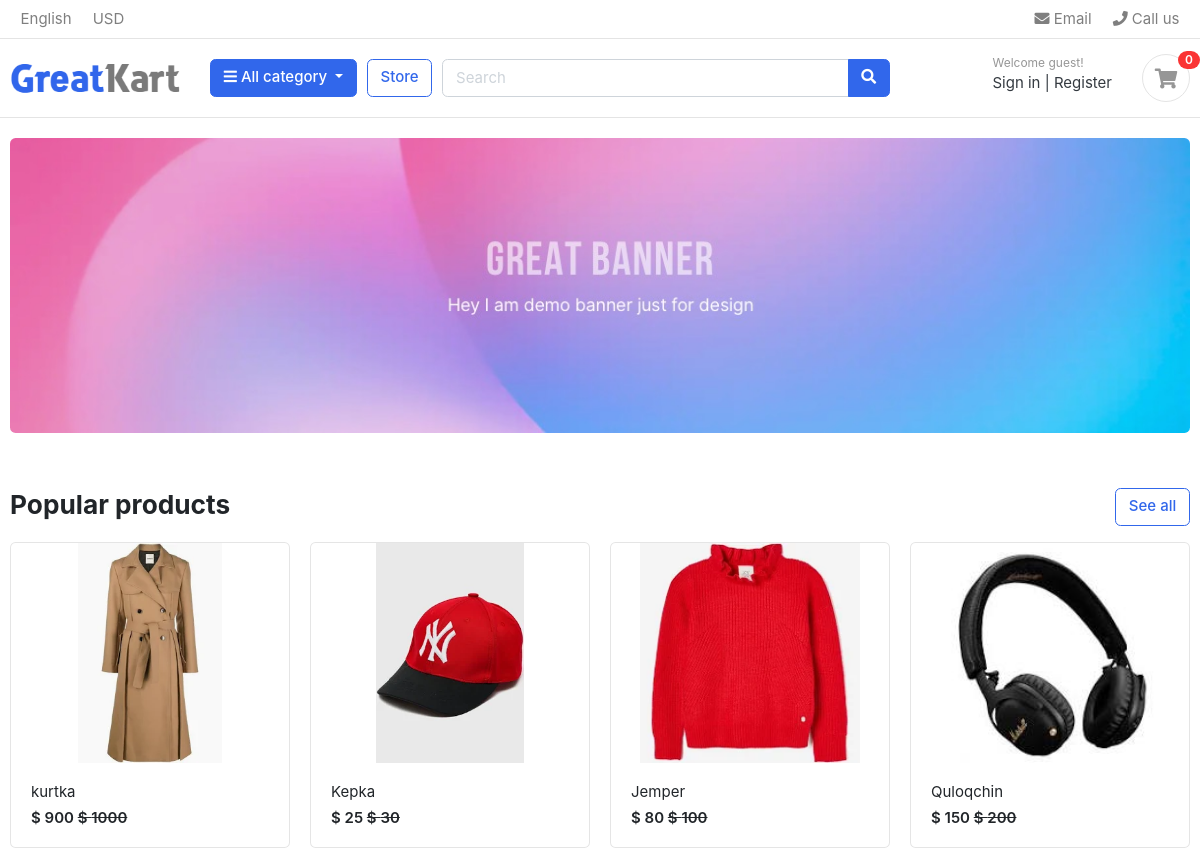
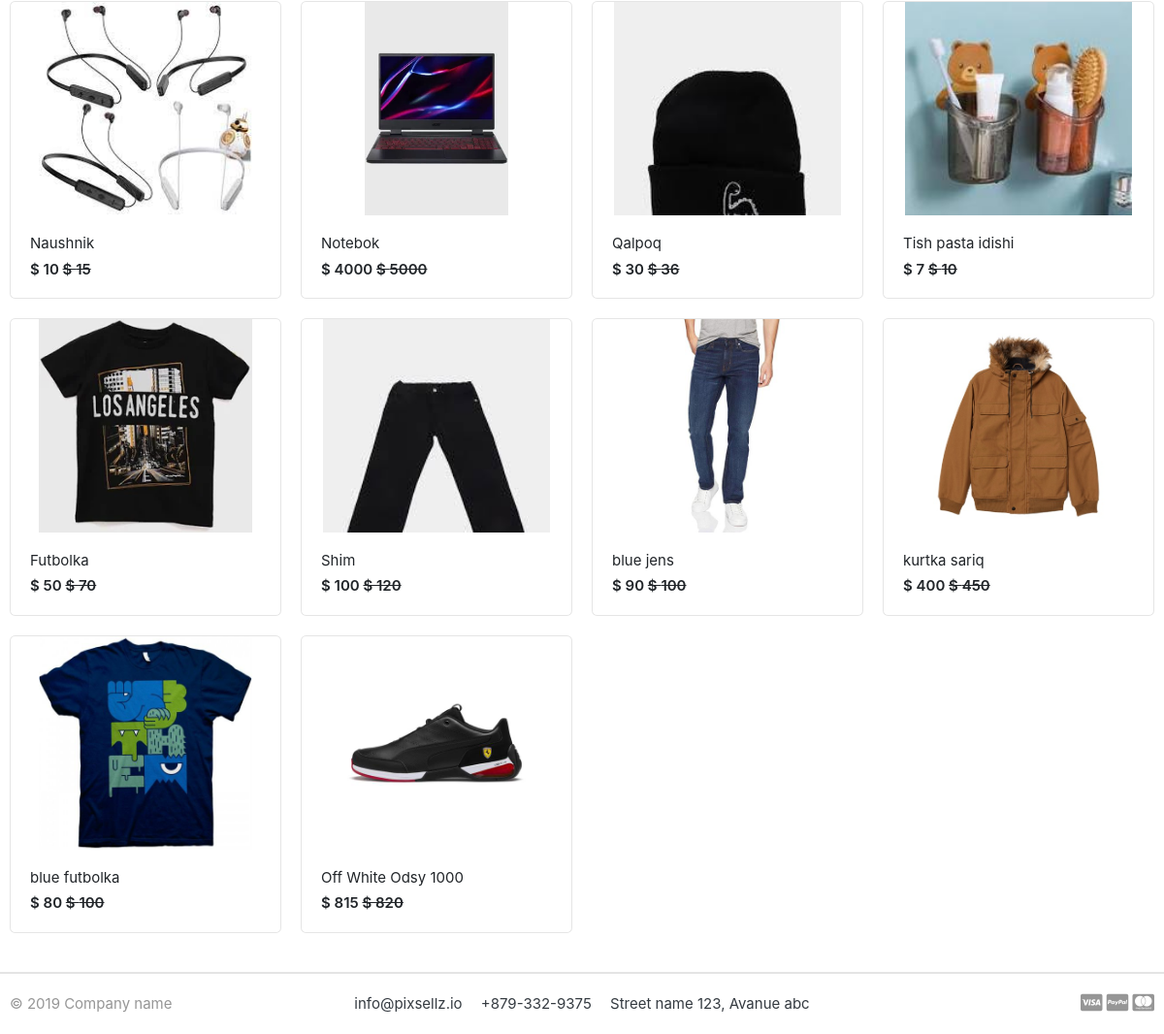
The page / on the database its author committed (2 pictures, top to bottom).
### product_store/models.py (models this page shows, shortened)
class Product(models.Model):
    name = models.CharField(max_length=20)
    slug = models.SlugField(max_length=20,unique=True)
    descprition = models.TextField(max_length=500,blank=True)
    xozirgi_narx = models.IntegerField()
    oldingi_narx = models.IntegerField()
    image = models.ImageField(upload_to="photo/product")
    aksiya = models.IntegerField(default=100)
    mavjudmi = models.BooleanField(default=True)
    category = models.ForeignKey(Category,on_delete=models.CASCADE)
    yaratilgan_vaqt = models.DateTimeField(auto_now_add=True)
    ozgartirilgan_vaqti = models.DateTimeField(auto_now=True)

### Category/views.py (the view)
# urls.py: path('', Home, name="home"),
def Home(malumot):
    masulot = Product.objects.all()
    category = Category.objects.all()
    context = {
        "maxsulotlar": masulot,
        "categorya" : category
    }
    return render(malumot, "home.html", context)

### Category/context_prosesor.py (called while the page is built)
def menu_links(request):
    maxsulot_tur = Category.objects.all()
    context = {
        "maxsulot_all": maxsulot_tur
    }
    return dict(context)

### Category/models.py (called while the page is built)
    def manzil_olmoq(self):
        return reverse("category_slug", args=[self.slug])

### card/context_prosesor.py (called while the page is built)
def counter(request):
    cart_count = 0
    if 'admin' in request.path:
        return {}
    else:
        try:
            cart = Cart.objects.get(session_id=_cart_id(request))
            cart_items = CartItem.objects.filter(cart=cart)
            for cart_item in cart_items:
                cart_count += cart_item.quantity
        except ObjectDoesNotExist:
            cart_count = 0
    return dict(cart_count = cart_count)

### card/views.py (called while the page is built)
def _cart_id(request):
    cart = request.session.session_key
    if not cart:
        cart = request.session.create()
    return cart

### template/home.html
{% extends "base.html" %}
{% load static %}
{% block content %}
<section class="section-intro padding-y-sm">
	<div class="container">
		<div class="intro-banner-wrap">
			<img src="{% static 'images/banners/1.jpg' %}" class="img-fluid rounded">
		</div>
	</div>
</section>
<section class="section-name padding-y-sm">
    <div class="container">
    <header class="section-heading">
        <a href="./store.html" class="btn btn-outline-primary float-right">See all</a>
        <h3 class="section-title">Popular products</h3>
    </header>
    <div class="row">
        {% for index in maxsulotlar  %}
        <div class="col-md-3">
            <div class="card card-product-grid">
                <a href="./product-detail.html" class="img-wrap"><img src="{{index.image.url}}"> </a>
                <figcaption class="info-wrap">
                    <a href="./product-detail.html" class="title">{{ index.name }}</a>
                    <div class="price mt-1">$ {{index.xozirgi_narx}} <s>$ {{index.oldingi_narx}}</s> </div>
                </figcaption>
            </div>
        </div>
        {% endfor %}
    </div>
    </section>
{% endblock content %}

### template/base.html (shortened to what this page needs)
{% load static %}
<!DOCTYPE html>
<html lang="en">
<head>
    <link href="{% static 'css/bootstrap.css' %}" rel="stylesheet" type="text/css" />
    <link href="{% static 'fonts/fontawesome/css/all.min.css' %}" type="text/css" rel="stylesheet">
    <link href="{% static 'css/ui.css' %}" rel="stylesheet" type="text/css" />
    <link href="{% static 'css/responsive.css' %}" rel="stylesheet" media="only screen and (max-width: 1200px)" />
</head>
<body>
    {% include 'include/hader.html' %}
    {% block content %}
    {% endblock content %}
    {% include 'include/footer.html' %}
</body>
</html>

### template/include/hader.html (shortened to what this page needs)
{% load static %}
<header class="section-header">
    <nav class="navbar p-md-0 navbar-expand-sm navbar-light border-bottom">
    <div class="container">
      <div class="collapse navbar-collapse" id="navbarTop4">
        <ul class="navbar-nav mr-auto">
            <li class="nav-item dropdown">
                 <a href="#" class="nav-link">   English </a>
            </li>
            <li class="nav-item dropdown">
                <a href="#" class="nav-link"> USD </a>
            </li>
        </ul>
        <ul class="navbar-nav">
            <li><a href="#" class="nav-link"> <i class="fa fa-envelope"></i> Email </a></li>
            <li><a href="#" class="nav-link"> <i class="fa fa-phone"></i> Call us </a></li>
        </ul>
      </div>
    </div>
    </nav>
    <section class="header-main border-bottom">
        <div class="container">
            <div class="row align-items-center">
                <div class="col-lg-2 col-md-3 col-6">
                    <a href="./" class="brand-wrap">
                        <img class="logo" src="{% static './images/logo.png' %}">
                    </a>
                </div>
                <div class="col-lg col-sm col-md col-6 flex-grow-0">
                    <div class="category-wrap dropdown d-inline-block float-right">
                        <button type="button" class="btn btn-primary dropdown-toggle" data-toggle="dropdown">
                            <i class="fa fa-bars"></i> All category
                        </button>
                    </div>
                </div>
                <a href="{% url 'store_panel' %}" class="btn btn-outline-primary">Store</a>
                <div class="col-lg  col-md-6 col-sm-12 col">
                    <form action="#" class="search">
                        <div class="input-group w-100">
                            <input type="text" class="form-control" style="width:60%;" placeholder="Search">
                            <div class="input-group-append">
                                <button class="btn btn-primary" type="submit">
                                <i class="fa fa-search"></i>
                                </button>
                            </div>
                        </div>
                    </form>
                </div>
                <div class="col-lg-3 col-sm-6 col-8 order-2 order-lg-3">
                    <div class="d-flex justify-content-end mb-3 mb-lg-0">
                        <div class="widget-header">
                            <small class="title text-muted">Welcome guest!</small>
                            <div>
                                <a href="account/login/">Sign in</a> <span class="dark-transp"> | </span>
                                <a href="{% url 'signup_name' %}"> Register</a>
                            </div>
                        </div>
                        <a href="{% url 'cart' %}" class="widget-header pl-3 ml-3">
                            <div class="icon icon-sm rounded-circle border"><i class="fa fa-shopping-cart"></i></div>
                            <span class="badge badge-pill badge-danger notify">{{cart_count}}</span>
                        </a>
                    </div>
                </div>
            </div>
        </div>
    </section>
</header>

### template/include/footer.html
{% load static %}
<footer class="section-footer border-top">
	<div class="container">
		<section class="footer-bottom border-top row">
			<div class="col-md-2">
				<p class="text-muted"> &copy 2019 Company name </p>
			</div>
			<div class="col-md-8 text-md-center">
				<span  class="px-2">info@pixsellz.io</span>
				<span  class="px-2">+879-332-9375</span>
				<span  class="px-2">Street name 123, Avanue abc</span>
			</div>
			<div class="col-md-2 text-md-right text-muted">
				<i class="fab fa-lg fa-cc-visa"></i>
				<i class="fab fa-lg fa-cc-paypal"></i>
				<i class="fab fa-lg fa-cc-mastercard"></i>
			</div>
		</section>
	</div>
</footer>

### static/css/ui.css (style rules this page uses)
html { font-family: "Inter", sans-serif; font-size: 15px; }
.img-wrap { text-align: center; display: block; }
.img-wrap img { max-width: 100%; }
.icon-xs, .icon-sm, .icon-md, .icon-lg { display: inline-block; text-align: center; flex-shrink: 0; flex-grow: 0; }
.icon-sm { width: 48px; height: 48px; line-height: 48px !important; font-size: 20px; }
.padding-y-sm { padding-top: 20px; padding-bottom: 20px; }
.section-heading { margin-bottom: 20px; margin-top: 15px; }
.section-title { color: #212529; }
p:last-child { margin-bottom: 0; }
.header-main { position: relative; padding-top: 1rem; padding-bottom: 1rem; }
.brand-wrap .logo, .navbar-brand .logo { margin-right: 7px; max-height: 42px; display: inline-block; }
.widget-header { display: inline-block; vertical-align: middle; position: relative; }
.widget-header a { color: #343a40; }
.widget-header i { color: #969696; }
.widget-header .title { display: block; }
.widget-header .notify { position: absolute; top: -3px; right: -10px; }
.footer-bottom { padding-top: 20px; padding-bottom: 20px; }
[class*=card-product] a.title { color: #212529; display: block; }
[class*=card-product] .img-wrap { overflow: hidden; position: relative; }
[class*=card-product] .img-wrap img { height: 100%; max-width: 100%; width: auto; display: inline-block; -o-object-fit: cover; object-fit: cover; }
.card-product-grid { margin-bottom: 20px; }
.card-product-grid .img-wrap { border-radius: 0.2rem 0.2rem 0 0; height: 220px; }
.card-product-grid .info-wrap { overflow: hidden; padding: 18px 20px; }
.card .img-wrap { overflow: hidden; }
.notify { position: absolute; top: -4px; right: -10px; display: inline-block; padding: 0.25em 0.6em; font-size: 12px; line-height: 1; text-align: center; border-radius: 3rem; color: #fff; background-color: #fa3434; }
.price { font-weight: 600; color: #212529; }

### rows shown on the page
Product: image (picture), name "kurtka", xozirgi_narx "900", oldingi_narx "1000"
Product: image (picture), name "Kepka", xozirgi_narx "25", oldingi_narx "30"
Product: image (picture), name "Jemper", xozirgi_narx "80", oldingi_narx "100"
Product: image (picture), name "Quloqchin", xozirgi_narx "150", oldingi_narx "200"
Product: image (picture), name "Naushnik", xozirgi_narx "10", oldingi_narx "15"
Product: image (picture), name "Notebok", xozirgi_narx "4000", oldingi_narx "5000"
Product: image (picture), name "Qalpoq", xozirgi_narx "30", oldingi_narx "36"
Product: image (picture), name "Tish pasta idishi", xozirgi_narx "7", oldingi_narx "10"
Product: image (picture), name "Futbolka", xozirgi_narx "50", oldingi_narx "70"
Product: image (picture), name "Shim", xozirgi_narx "100", oldingi_narx "120"
Product: image (picture), name "blue jens", xozirgi_narx "90", oldingi_narx "100"
Product: image (picture), name "kurtka sariq", xozirgi_narx "400", oldingi_narx "450"
Product: image (picture), name "blue futbolka", xozirgi_narx "80", oldingi_narx "100"
Product: image (picture), name "Off White Odsy 1000", xozirgi_narx "815", oldingi_narx "820"

### other values the page prints
{{ cart_count }} "0"
